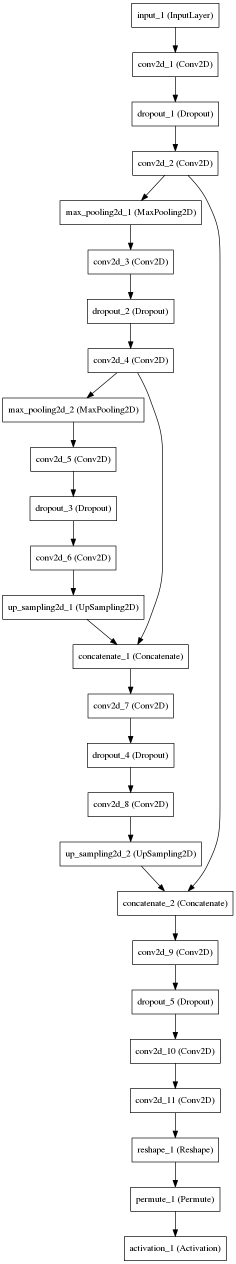
#> input picture training_and_testing/UNet/test/test_model.png, 471 x 2528 px (shown at 1/2 size); its folder holds only this picture in this run
$ python data_augmentation.py ../training_and_testing/UNet/test
#> lines starting #> are read from the running program, lines starting #| are printed output that depends on the picture
#!/usr/bin/python3

import cv2
import os
from sys import argv


# path dimensions
patch_height, patch_width = 250, 250


# enumerate images in directory
content = os.listdir(argv[1])
content.sort()

def main():
    # patch images
    image_number = 1    # used to keep track of patch filenames
    for original in content:
        if original == "s.py" or original == "patches":
            continue
        img = cv2.imread(f"{argv[1]}/{original}")
#> img is the input picture: shape (2528, 471, 3); min 0, max 255, mean 246.9
        for i in range(int(img.shape[0]/patch_height)):
            for j in range(int(img.shape[1]/patch_width)):
                patch = img[i*patch_height:(i+1)*patch_height, j*patch_width:(j+1)*patch_width]
                print(patch.shape)
                cv2.imwrite(f"{image_number}.png", patch)
                image_number += 1
#> this loop made 10 passes
#> pass 2, in main, `cv2.imwrite(f"{image_number}.png", patch)`:
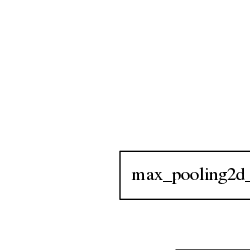
#> saved as 2.png: shape (250, 250, 3); min 0, max 255, mean 251.5
#> after the loop, image_number = 11

if __name__ == "__main__":
    if len(argv) != 2:
        print(f"Usage: {argv[0]} dataset_directory")
        exit(1)
    else:
        main()
